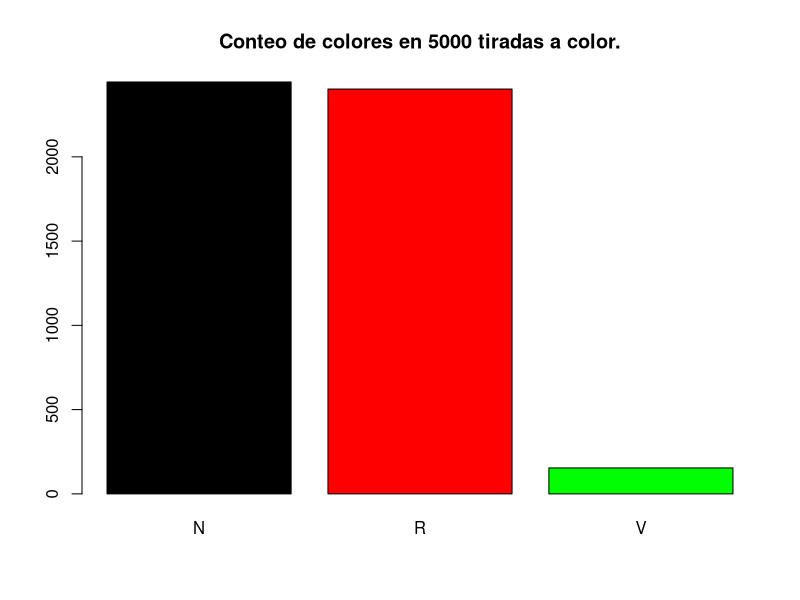
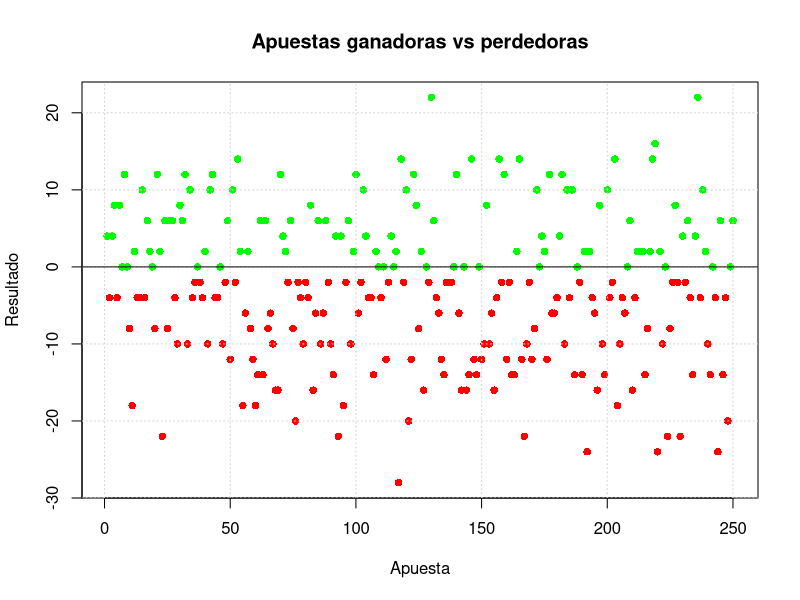

Generate these figures, in order, with R:
# Estudio probabilístico de la ruleta europea. Apuesta simple al color.

# Definición de la ruleta. 18 números rojos, 18 números negros y 1 número verde (0).
ruleta = c('V', rep(c('R','N'),18))
colores = c('V',rep(c('R','N'),5), rep(c('N','R'),4), rep(c('R','N'),5), rep(c('N','R'),4))
docenas = c(0, rep(1,12), rep(2,12), rep(3,12))


# Probabilidades teóricas
## Regla de LaPlace
prob_rojo = sum(ruleta=='R') / length(ruleta); prob_rojo
prob_negro = sum(ruleta=='N') / length(ruleta); prob_negro

## Esperanza matemática
## Juguemos al rojo!
prob_exito = prob_rojo
prob_fracaso = 1 - prob_exito # Fracaso = negro o 0
ganancia = 1; perdida = -1 # 1 € por apuesta
esperanza = prob_exito * ganancia + prob_fracaso * perdida; esperanza


# Simulación
## A efectos de reproducibilidad, establecemos la semilla manualmente
set.seed(12345)

## Simulación de 'n' tiradas
tirar = function(n=1){
    # Realiza un número 'n' de tiradas, por defecto 1.
    return(sample(ruleta, n, replace=TRUE))
}

tiradas = tirar(5000)
table(tiradas)

dev.new()
barplot(table(tiradas), col=c('black','red','green'), main="Conteo de colores en 5000 tiradas a color.")

# Simulación de 'n' apuestas a color
apostar = function(n=1, c='R', prison=F){
    # Realiza un número 'n' de apuestas a un color. La prision controla el efecto que tiene el verde sobre el resultado de la apuesta.
    # Devuelve la cantidad ganada.
    tirada = tirar(n)
    aciertos = sum(tirada == c)
    if (prison)
        fallos = sum((tirada != c) & (tirada != 'V'))
    else
        fallos = sum(tirada != c)
    return(aciertos - fallos)
}

# Realizamos 2500 simulaciones de 100 tiradas cada una
tandas = replicate(5000, apostar(100))

dev.new()
plot(tandas[1:250], col=ifelse(tandas < 0, 'red', 'green'), pch=16, main="Apuestas ganadoras vs perdedoras", xlab="Apuesta", ylab="Resultado")
grid()
abline(h=0)


# La esperanza simulada la calculamos como la media de todas las simulaciones
esperanza_simulada = mean(tandas); esperanza_simulada

